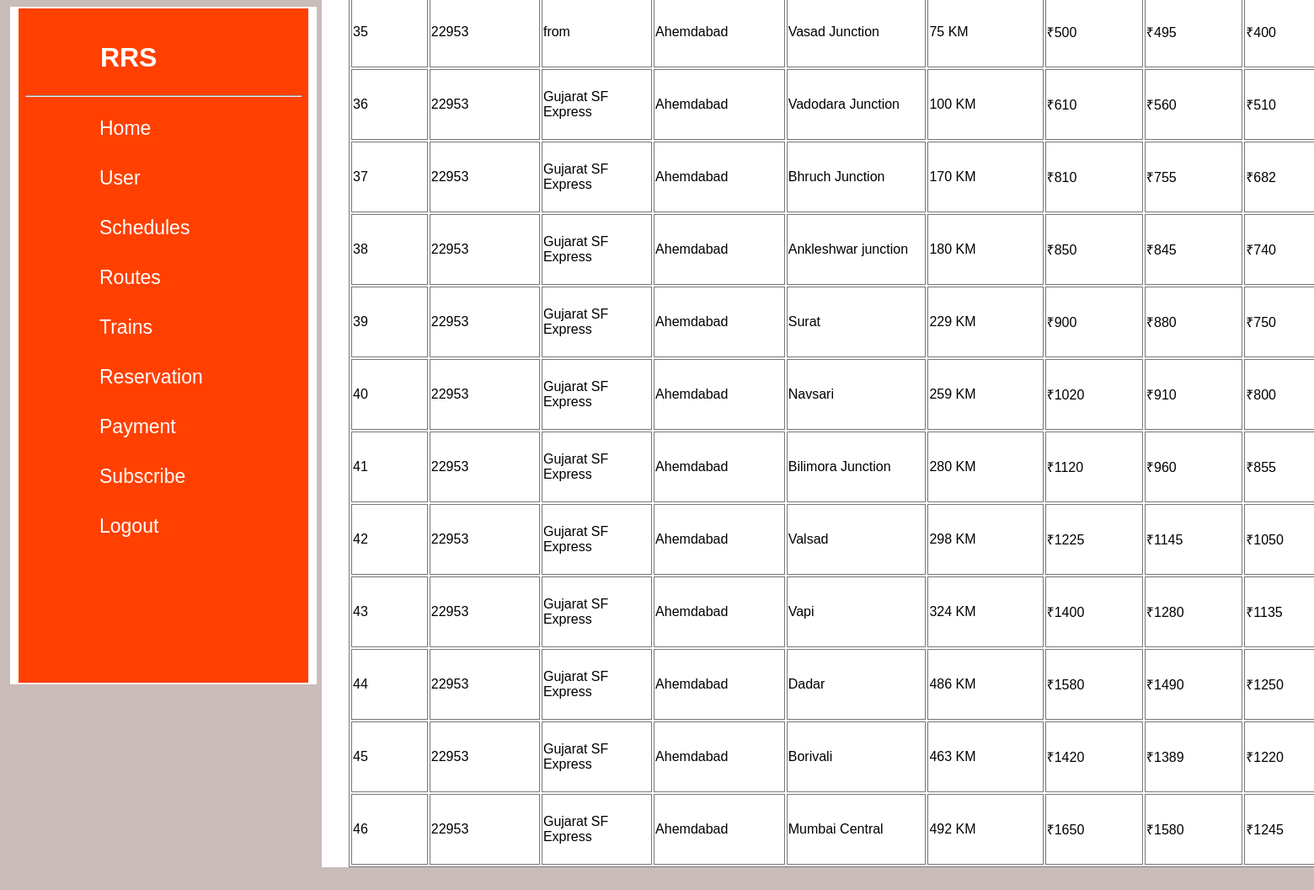
The page /admin_schedules.php (signed in) on the database its author committed.
### tables this page shows
CREATE TABLE IF NOT EXISTS `scheduletb` (
  `Id` int(40) NOT NULL AUTO_INCREMENT,
  `Train_Number` text NOT NULL,
  `Train_Name` varchar(50) NOT NULL,
  `Froms` text NOT NULL,
  `Tos` text NOT NULL,
  `distion` text NOT NULL,
  `pris` int(40) NOT NULL,
  `fc_pris` int(50) NOT NULL,
  `sc_prise` int(50) NOT NULL,
  `tc_pris` int(40) NOT NULL,
  PRIMARY KEY (`Id`)
);

### admin_schedules.php (the view, shortened to what this page needs)
<!DOCTYPE html> <?php error_reporting(0); ?>
<html lang="en">
<head>
    <link rel="stylesheet" href="style_schedule10.css"/>
</head>
    <body>
        <form action="new_schedule.php" method="post" >
    <div class="fullnav">
        <ul>
        <li class="li">&nbsp;RRS</a></li><br><hr>
            <li><a href="admin.php">Home</a></li>
            <li><a href="admin_user.php">User</a></li>
            <li><a href="admin_schedules.php">Schedules</a></li>
            <li><a href="admin_routes.php">Routes</a></li>
            <li><a href="admin_trains.php">Trains</a></li>
            <li><a href="admin_reservation.php">Reservation</a></li>
            <li><a href="admin_payment.php">Payment</a></li>
            <li><a href="admin_feedback.php">Subscribe</a></li>
            <li><a href="logout.php">Logout</a></li>
        </ul>
<div class="fullside"><br><br><br>
<p id="p0">Railway Reservation System</p><br><hr>
<table>
    <?php
 include("db11.php");
$sql = "SELECT * FROM `scheduletb` ORDER BY `scheduletb`.`Id` ASC";
$result = mysqli_query($conn, $sql);
if (mysqli_num_rows($result) > 0 ) {
  while($row = mysqli_fetch_assoc($result)) {
      echo "<h5> <tr> <td>".$row['Id']."</td><td>".$row['Train_Number']."</td><td>".$row['Train_Name']."</td>
      <td>".$row['Froms']."</td><td>".$row['Tos']."</td><td>".$row['distion']."&nbsp;KM</td> <td>₹".$row['pris']."</td><td>₹".$row['fc_pris']."</td><td>₹".$row['sc_prise']."</td>
      <td>₹".$row['tc_pris']."</td></tr></h5>  ";
  }
} else {
  echo "0 results";
}
?>
</div>
</body>
</html>
</body>
</html>

### style_schedule10.css (style rules this page uses)
body { background-color: #cabcb9; }
ul { list-style-type: none; padding: 8px; color: rgb(0, 0, 0); overflow: hidden; align-items: center; }
li { float: bottom; }
.li { width: 13vh; border-radius: 4px; background-color: #ff4000; margin-top: 2vh; cursor: pointer; font-family: sans-serif; margin-left: 10vh; font-size: 32px; color:rgb(255, 255, 255); font-weight: bold; }
li a { padding: 8px; margin-top: 2vh; font-family:Arial, Helvetica, sans-serif; text-decoration: none; color: rgb(255, 255, 255); display: block; position: relative; font-size: 23px; ; margin-left: 10vh; }
li a::after { content: ''; position: absolute; width: 18vh; left: 0; bottom: -6px; height: 3px; background: #ffffff; border-radius: 5px; transform: scaleX(0); transform-origin: left,right; transition: transform .5s; }
.fullnav { height: 100vh; width: 43vh; border-right: 10px solid rgb(255, 255, 255); border-left: 10px solid rgb(255, 255, 255); border-bottom: 2px solid rgb(255, 255, 255); border-top: 2px solid rgb(255, 255, 255); margin-left: 0.5vh; background-color: #ff4000; }
.fullside { height: auto; width: 169vh; background-color: #ffffff; margin-left: 45vh; margin-top: -90.4vh; }
table,th,td { border: 1px solid #777777; height: 10vh; width: 164vh; font-family: sans-serif; margin-left: 4vh; }
hr { color: #ffffff; }

### rows shown on the page
scheduletb: Id "35", Train_Number "22953", Train_Name "from", Froms "Ahemdabad", Tos "Vasad Junction", distion "75", pris "500", fc_pris "495", sc_prise "400"
scheduletb: Id "36", Train_Number "22953", Train_Name "Gujarat SF Express", Froms "Ahemdabad", Tos "Vadodara Junction", distion "100", pris "610", fc_pris "560", sc_prise "510"
scheduletb: Id "37", Train_Number "22953", Train_Name "Gujarat SF Express", Froms "Ahemdabad", Tos "Bhruch Junction", distion "170", pris "810", fc_pris "755", sc_prise "682"
scheduletb: Id "38", Train_Number "22953", Train_Name "Gujarat SF Express", Froms "Ahemdabad", Tos "Ankleshwar junction", distion "180", pris "850", fc_pris "845", sc_prise "740"
scheduletb: Id "39", Train_Number "22953", Train_Name "Gujarat SF Express", Froms "Ahemdabad", Tos "Surat", distion "229", pris "900", fc_pris "880", sc_prise "750"
scheduletb: Id "40", Train_Number "22953", Train_Name "Gujarat SF Express", Froms "Ahemdabad", Tos "Navsari", distion "259", pris "1020", fc_pris "910", sc_prise "800"
scheduletb: Id "41", Train_Number "22953", Train_Name "Gujarat SF Express", Froms "Ahemdabad", Tos "Bilimora Junction", distion "280", pris "1120", fc_pris "960", sc_prise "855"
scheduletb: Id "42", Train_Number "22953", Train_Name "Gujarat SF Express", Froms "Ahemdabad", Tos "Valsad", distion "298", pris "1225", fc_pris "1145", sc_prise "1050"
scheduletb: Id "43", Train_Number "22953", Train_Name "Gujarat SF Express", Froms "Ahemdabad", Tos "Vapi", distion "324", pris "1400", fc_pris "1280", sc_prise "1135"
scheduletb: Id "44", Train_Number "22953", Train_Name "Gujarat SF Express", Froms "Ahemdabad", Tos "Dadar", distion "486", pris "1580", fc_pris "1490", sc_prise "1250"
scheduletb: Id "45", Train_Number "22953", Train_Name "Gujarat SF Express", Froms "Ahemdabad", Tos "Borivali", distion "463", pris "1420", fc_pris "1389", sc_prise "1220"
scheduletb: Id "46", Train_Number "22953", Train_Name "Gujarat SF Express", Froms "Ahemdabad", Tos "Mumbai Central", distion "492", pris "1650", fc_pris "1580", sc_prise "1245"
